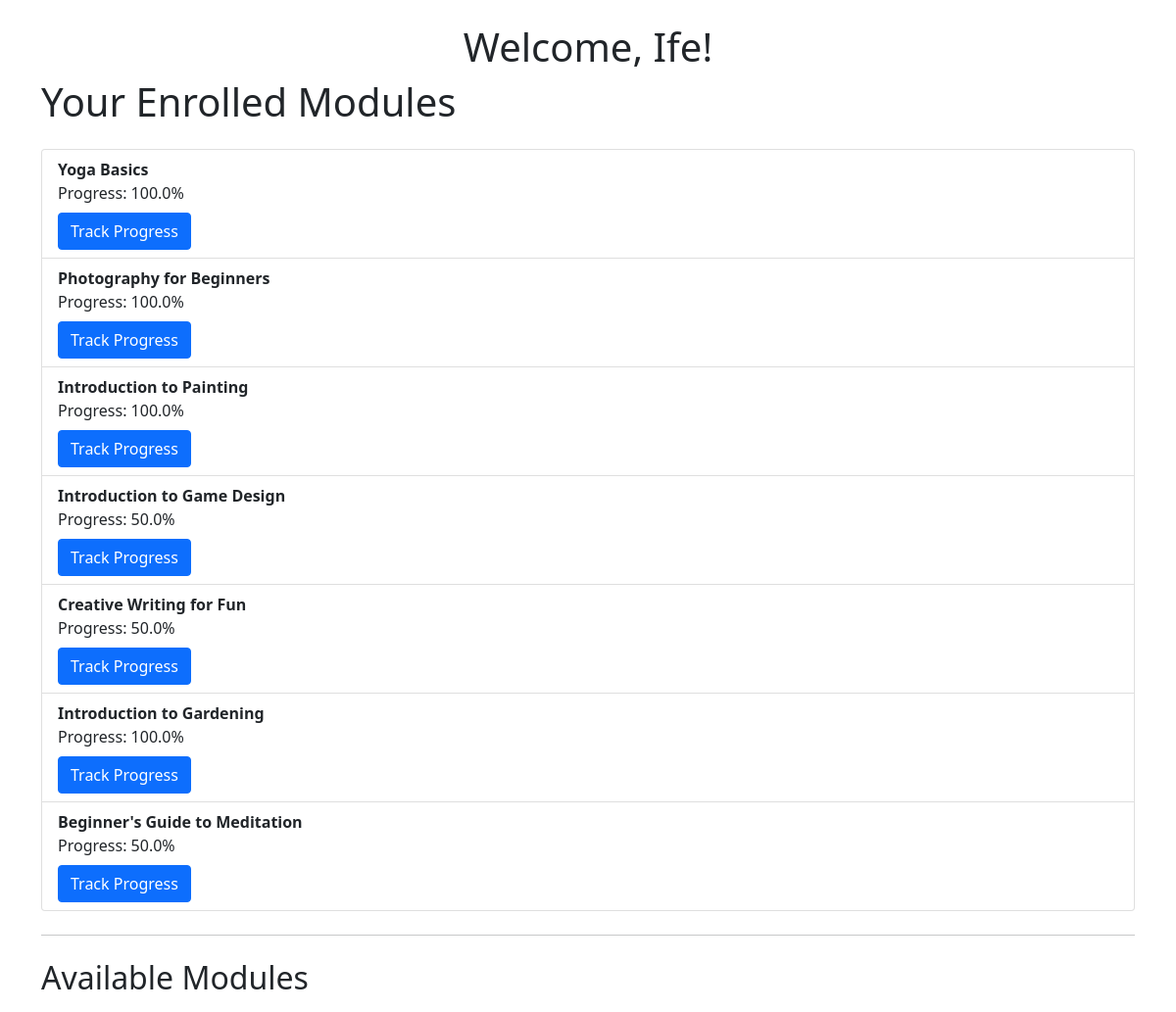
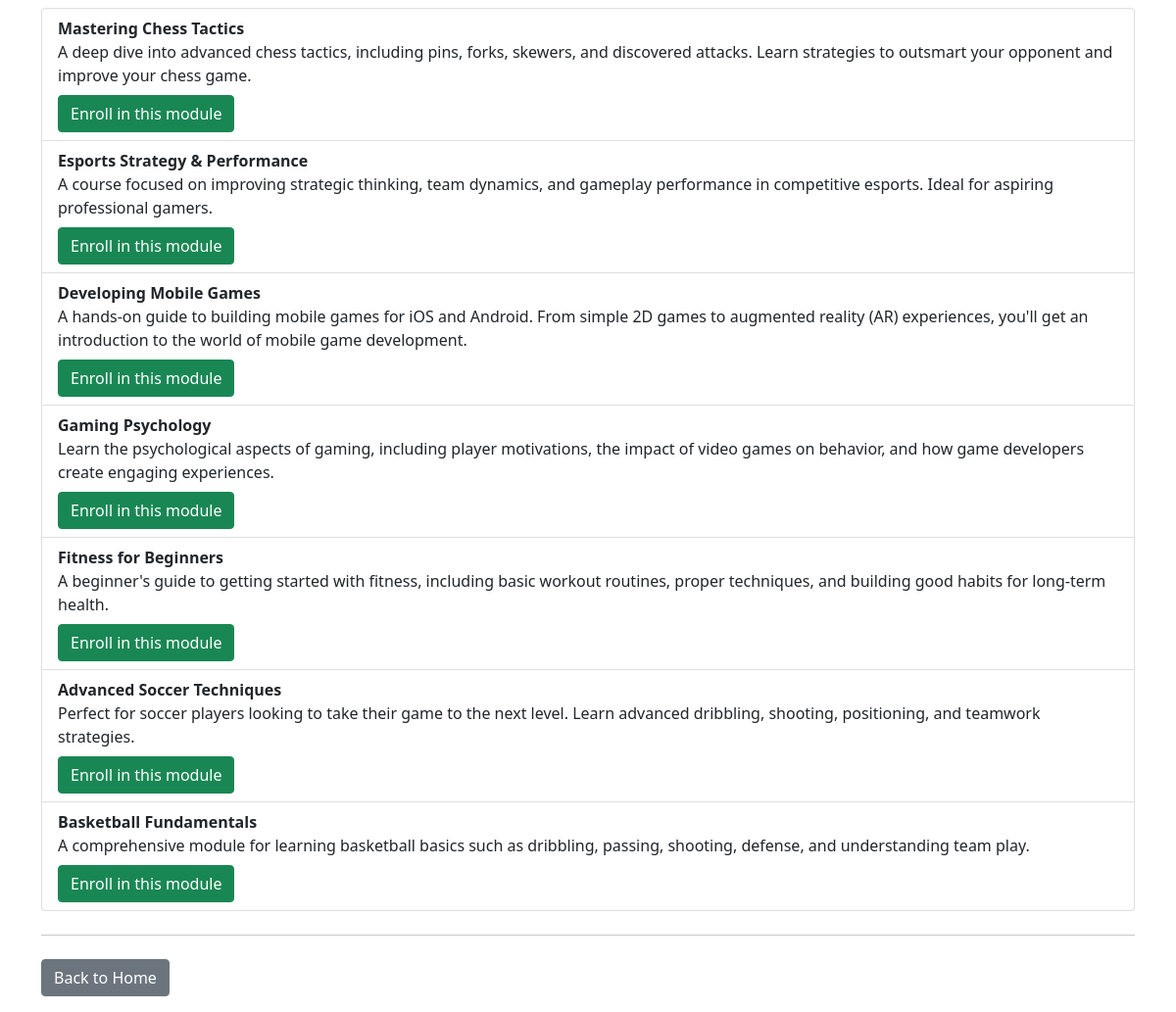
The page /dashboard/ (signed in) on the database as committed earlier (2 pictures, top to bottom).
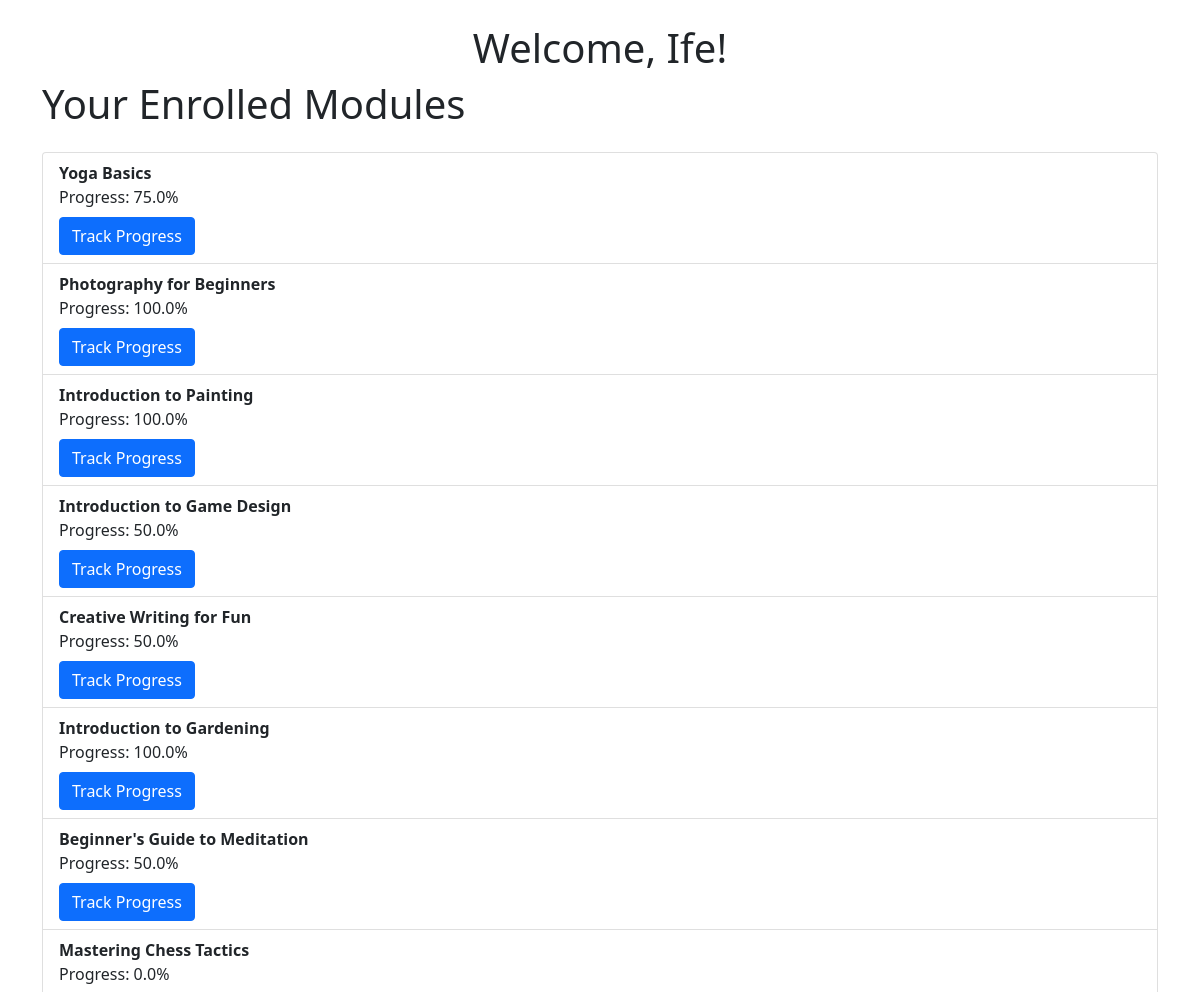
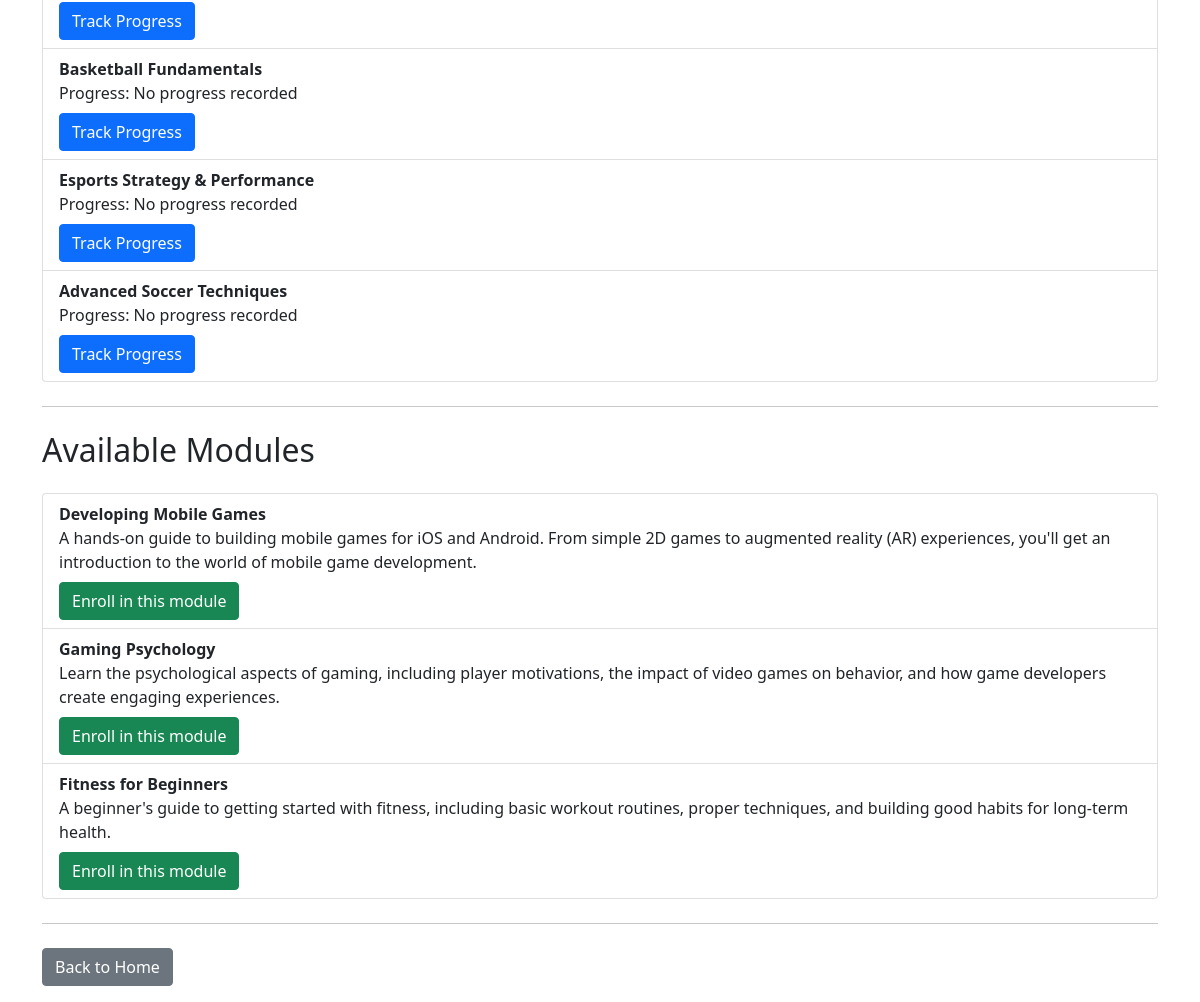
The same page on the database as committed later (2 pictures, top to bottom).
### core/models.py (models this page shows, shortened)
class Enrollment(models.Model):
    student = models.ForeignKey(Student, on_delete=models.CASCADE)
    module = models.ForeignKey(TrainingModule, on_delete=models.CASCADE)
    enrollment_date = models.DateTimeField(auto_now_add=True)

class TrainingModule(models.Model):
    trainer = models.ForeignKey(Trainer, on_delete=models.CASCADE)
    module_id = models.CharField(max_length=20, unique=True)
    title = models.CharField(max_length=100)
    description = models.TextField()
    created_at = models.DateTimeField(auto_now_add=True)
    updated_at = models.DateTimeField(auto_now=True)

class Progress(models.Model):
    enrollment = models.OneToOneField(Enrollment, on_delete=models.CASCADE)
    progress_percentage = models.FloatField(default=0.0)
    completion_status = models.CharField(max_length=20, default='in-progress')
    points = models.IntegerField(default=0)  # Points for gamification
    badge_earned = models.CharField(max_length=50, blank=True)  # Badge earned for completing challenges

### core/views.py (the view)
# urls.py: path('dashboard/', views.student_dashboard, name='student_dashboard'),
@login_required
def student_dashboard(request):
    try:
        student = Student.objects.get(user=request.user)
    except Student.DoesNotExist:
        messages.error(request, "You are not registered as a student.")
        return redirect('home')
    enrollments = Enrollment.objects.filter(student=student)
    available_modules = TrainingModule.objects.exclude(id__in=[enrollment.module.id for enrollment in enrollments])
    if not enrollments.exists():
        messages.info(request, "You are not enrolled in any modules.")
    return render(request, 'core/student_dashboard.html', {'enrollments': enrollments, 'available_modules': available_modules,})

### core/templates/core/student_dashboard.html (shortened to what this page needs)
<!DOCTYPE html>
<html lang="en">
<head>
    <link href="https://cdn.jsdelivr.net/npm/bootstrap@5.1.0/dist/css/bootstrap.min.css" rel="stylesheet">
</head>
<body>
    <div class="container mt-4">
        <h1 class="text-center">Welcome, {{ user.first_name }}!</h1>
        <h1 class="mb-4">Your Enrolled Modules</h1>
        {% if enrollments %}
            <ul class="list-group">
                {% for enrollment in enrollments %}
                    <li class="list-group-item">
                        <strong>{{ enrollment.module.title }}</strong><br>
                        Progress:
                        {% if enrollment.progress %}
                            {{ enrollment.progress.progress_percentage }}%
                        {% else %}
                            No progress recorded
                        {% endif %}
                        <br>
                        <a href="{% url 'track_progress' enrollment.id %}" class="btn btn-primary mt-2">Track Progress</a>
                    </li>
                {% endfor %}
            </ul>
        {% else %}
            <div class="alert alert-warning mt-3" role="alert">
                You are not enrolled in any modules. Please enroll in a module or check back later.
            </div>
        {% endif %}
        <hr class="my-4">
        <h2 class="mb-4">Available Modules</h2>
        {% if available_modules %}
            <ul class="list-group">
                {% for module in available_modules %}
                    <li class="list-group-item">
                        <strong>{{ module.title }}</strong><br>
                        {{ module.description }}<br>
                        <a href="{% url 'enroll_in_module' module.id %}" class="btn btn-success mt-2">Enroll in this module</a>
                    </li>
                {% endfor %}
            </ul>
        {% else %}
            <div class="alert alert-info mt-3" role="alert">
                No modules available for enrollment at the moment.
            </div>
        {% endif %}
        <hr class="my-4">
        <p><a href="{% url 'home' %}" class="btn btn-secondary">Back to Home</a></p>
    </div>
</body>
</html>

Rows that differ between the two databases and show on the page:
no longer on this page (row unchanged): TrainingModule: title "Mastering Chess Tactics", description "A deep dive into advanced chess tactics, including pins, forks, skewers, and discovered attacks. Learn strategies to outsmart your opponent and improve your chess game."
no longer on this page (row unchanged): TrainingModule: title "Esports Strategy & Performance", description "A course focused on improving strategic thinking, team dynamics, and gameplay performance in competitive esports. Ideal for aspiring professional gamers."
no longer on this page (row unchanged): TrainingModule: title "Advanced Soccer Techniques", description "Perfect for soccer players looking to take their game to the next level. Learn advanced dribbling, shooting, positioning, and teamwork strategies."
no longer on this page (row unchanged): TrainingModule: title "Basketball Fundamentals", description "A comprehensive module for learning basketball basics such as dribbling, passing, shooting, defense, and understanding team play."
changed through a linked row, Enrollment "Yoga Basics": progress.progress_percentage "100.0" → "75.0"
added Enrollment: module "Mastering Chess Tactics", progress.progress_percentage "0.0"
added Enrollment: module "Basketball Fundamentals", shows "No progress recorded"
added Enrollment: module "Esports Strategy & Performance", shows "No progress recorded"
added Enrollment: module "Advanced Soccer Techniques", shows "No progress recorded"
